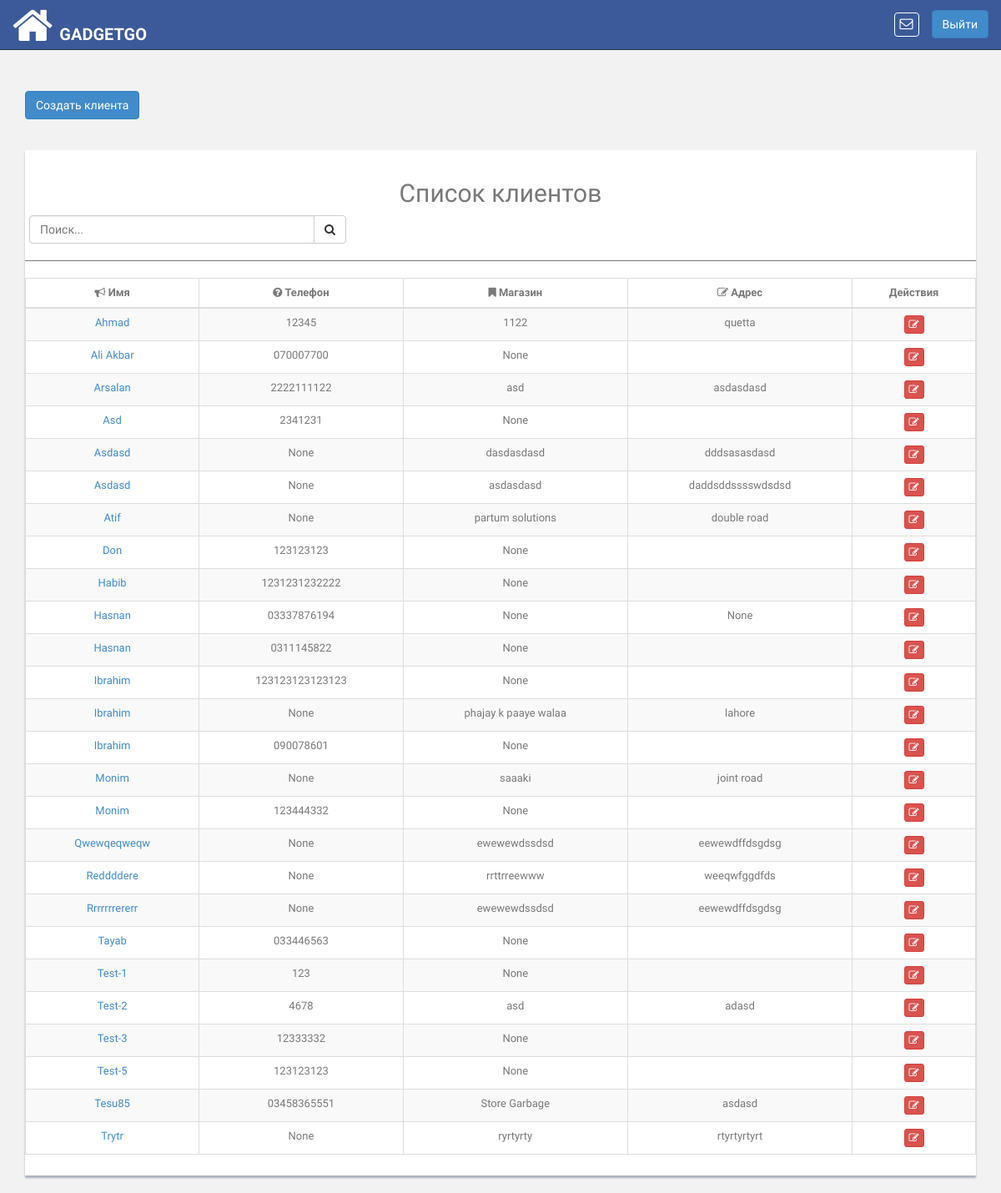
The app's page /customer/create/ (signed in) with its own data.
### pis_com/models.py (models this page shows, shortened)
class Customer(models.Model):
    retailer = models.ForeignKey(
        'pis_retailer.Retailer',
        related_name='retailer_customer',
        on_delete=models.CASCADE
    )
    customer_name = models.CharField(max_length=200)
    customer_phone = models.CharField(max_length=20, blank=True, null=True)
    customer_type=models.CharField(max_length=200, default='customer', blank=True, null=True)
    address = models.TextField(max_length=500, blank=True,null=True)
    shop = models.CharField(max_length=200, blank=True, null=True)

### pis_com/views.py (the view)
# urls.py: re_path(r'^customer/create/$', CustomerTemplateView.as_view(), name='customers'),
class CustomerTemplateView(TemplateView):
    template_name = 'customer/customer_list.html'
    def dispatch(self, request, *args, **kwargs):
        if not self.request.user.is_authenticated:
            return HttpResponseRedirect(reverse('login'))
        return super(
            CustomerTemplateView, self).dispatch(request, *args, **kwargs)
    def get_context_data(self, **kwargs):
        context = super(
            CustomerTemplateView, self).get_context_data(**kwargs)
        customers = (
            self.request.user.retailer_user.retailer.
            retailer_customer.all().order_by('customer_name'))
        context.update({
            'customers': customers
        })
        return context

### pis_com/templatetags/template_tags.py (called while the page is built)
@register.simple_tag
def product_notifications(retailer_id):
    return Product.objects.filter(retailer__id=retailer_id)

### pis_product/models.py (called while the page is built)
    def __unicode__(self):
        return self.name

    def product_available_items(self):
        try:
            obj_stock_in = self.stockin_product.aggregate(Sum('quantity'))
            stock_in = float(obj_stock_in.get('quantity__sum'))
        except:
            stock_in = 0
        try:
            obj_stock_out = self.stockout_product.aggregate(
                Sum('stock_out_quantity'))
            stock_out = float(obj_stock_out.get('stock_out_quantity__sum'))
        except:
            stock_out = 0
        return  stock_in - stock_out

### templates/customer/customer_list.html (shortened to what this page needs)
{% extends 'base.html' %}
{% block content %}
<div class="col-md-12">
    <br>
    <a href="{% url 'create_customer' %}"><button type="button" id="new-customer" class="btn btn-primary"  id="load" data-loading-text="<i class='fa fa-circle-o-notch fa-spin'></i>Processing">Создать клиента</button></a>
    <br><br><br>
    <div class="content-panel table-responsive">
        <table class="table table-striped table-bordered table-hover customer-table">
            <h2 class="text-center">Список клиентов</h2>
            <div class="input-group custom-search-form col-md-4" style="left: 5px">
                <input type="text" class="form-control search-customer" placeholder="Поиск...">
                <span class="input-group-btn">
                    <button class="btn btn-default" type="button">
                        <i class="fa fa-search"></i>
                    </button>
                </span>
            </div>
            <hr>
            <thead>
            <tr>
                <th class="text-center"><i class="fa fa-bullhorn"></i> Имя</th>
                <th class="text-center"><i class="fa fa-question-circle"></i> Телефон</th>
                <th class="text-center"><i class=" fa fa-bookmark"></i> Магазин</th>
                <th class="text-center"><i class=" fa fa-edit"></i> Адрес</th>
                <th class="text-center">Действия</th>
            </tr>
            </thead>
            <tbody class="customer-table-body text-center">
            {% if customers %}
            {% for customer in customers %}
            <tr>
                <td><a href="{% url 'update_customer' pk=customer.id %}">{{ customer.customer_name|title }}</a></td>
                <td>{{ customer.customer_phone }}</td>
                <td>{{ customer.shop }}</td>
                <td>{{ customer.address }}</td>
                <td>
                    <a href="{% url 'update_customer' pk=customer.id %}" title="Edit Customer"><button class="btn btn-danger btn-xs"><i class="fa fa-edit "></i></button></a>
                </td>
            </tr>
            {% endfor %}
            {% else %}
            <tr><td colspan="5" class="text-center">Записей не найдено</td></tr>
            {% endif %}
            </tbody>
        </table>
    </div>
</div>
{% endblock %}

### app_static/css/style.css (style rules this page uses)
body { color: #797979; background: #f2f2f2; font-family: 'Ruda', sans-serif; padding: 0px !important; margin: 0px !important; font-size:13px; }
a, a:hover, a:focus { text-decoration: none; outline: none; }
hr { margin-top: 20px; margin-bottom: 20px; border: 0; border-top: 1px solid #797979; }
.content-panel { background: #ffffff; box-shadow: 0px 3px 2px #aab2bd; padding-top: 15px; padding-bottom: 5px; }

### records on screen
Customer: customer_name "Ahmad", customer_phone "12345", shop "1122", address "quetta"
Customer: customer_name "Ali Akbar", customer_phone "070007700", shop "None"
Customer: customer_name "Arsalan", customer_phone "2222111122", shop "asd", address "asdasdasd"
Customer: customer_name "Asd", customer_phone "2341231", shop "None"
Customer: customer_name "Asdasd", customer_phone "None", shop "dasdasdasd", address "dddsasasdasd"
Customer: customer_name "Asdasd", customer_phone "None", shop "asdasdasd", address "daddsddsssswdsdsd"
Customer: customer_name "Atif", customer_phone "None", shop "partum solutions", address "double road"
Customer: customer_name "Don", customer_phone "123123123", shop "None"
Customer: customer_name "Habib", customer_phone "1231231232222", shop "None"
Customer: customer_name "Hasnan", customer_phone "03337876194", shop "None", address "None"
Customer: customer_name "Hasnan", customer_phone "0311145822", shop "None"
Customer: customer_name "Ibrahim", customer_phone "123123123123123", shop "None"
Customer: customer_name "Ibrahim", customer_phone "None", shop "phajay k paaye walaa", address "lahore"
Customer: customer_name "Ibrahim", customer_phone "090078601", shop "None"
Customer: customer_name "Monim", customer_phone "None", shop "saaaki", address "joint road"
Customer: customer_name "Monim", customer_phone "123444332", shop "None"
Customer: customer_name "Qwewqeqweqw", customer_phone "None", shop "ewewewdssdsd", address "eewewdffdsgdsg"
Customer: customer_name "Reddddere", customer_phone "None", shop "rrttrreewww", address "weeqwfggdfds"
Customer: customer_name "Rrrrrrrererr", customer_phone "None", shop "ewewewdssdsd", address "eewewdffdsgdsg"
Customer: customer_name "Tayab", customer_phone "033446563", shop "None"
Customer: customer_name "Test-1", customer_phone "123", shop "None"
Customer: customer_name "Test-2", customer_phone "4678", shop "asd", address "adasd"
Customer: customer_name "Test-3", customer_phone "12333332", shop "None"
Customer: customer_name "Test-5", customer_phone "123123123", shop "None"
Customer: customer_name "Tesu85", customer_phone "03458365551", shop "Store Garbage", address "asdasd"
Customer: customer_name "Trytr", customer_phone "None", shop "ryrtyrty", address "rtyrtyrtyrt"
